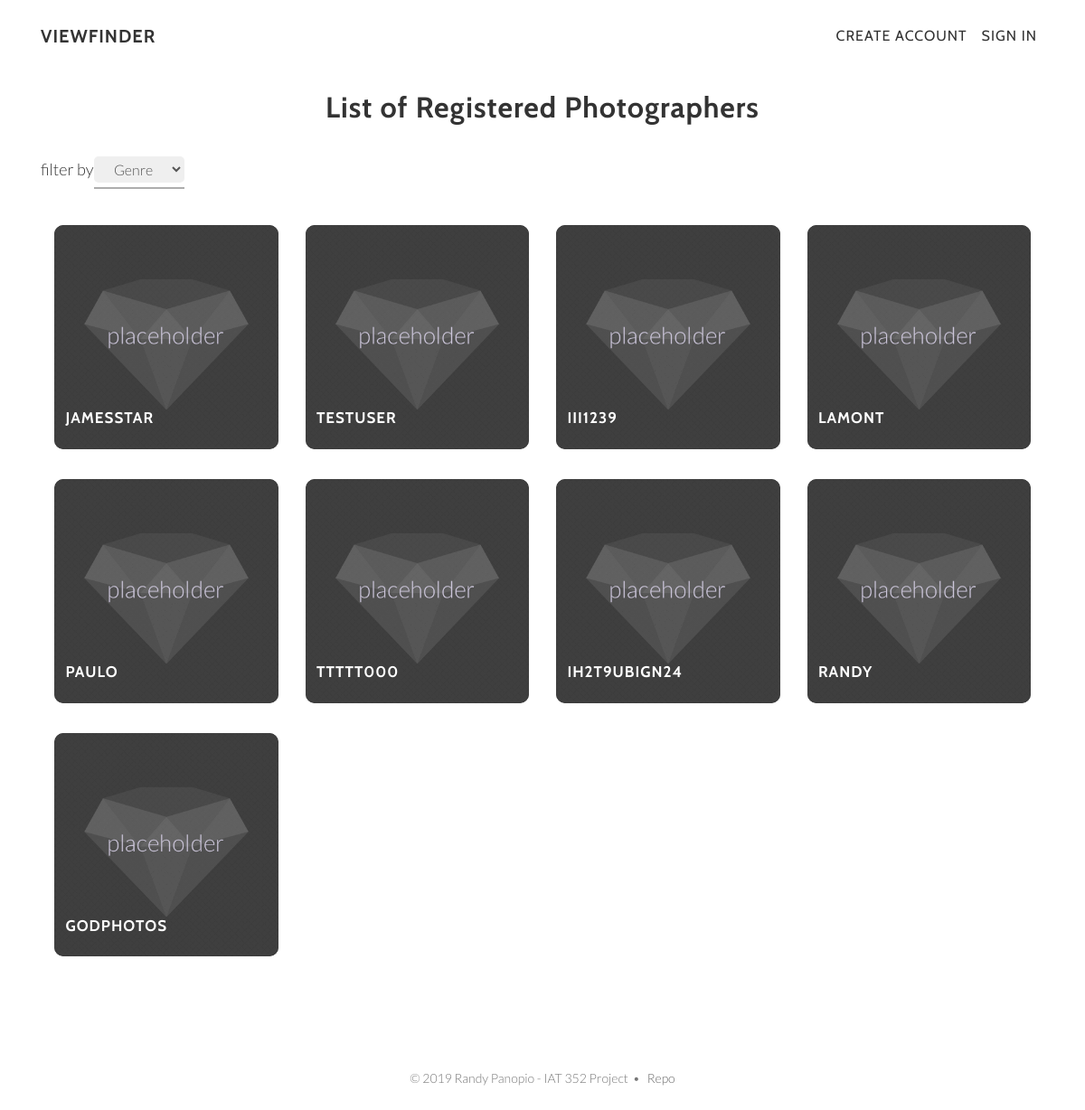
The app's page /photographer_members.php with its own data.
### tables this page shows
CREATE TABLE IF NOT EXISTS `photographers` (
  `id` int(6) UNSIGNED NOT NULL AUTO_INCREMENT,
  `username` varchar(30) NOT NULL,
  `email` varchar(30) NOT NULL,
  `password` varchar(255) DEFAULT NULL,
  `name` varchar(50) DEFAULT NULL,
  `genre` varchar(50) DEFAULT NULL,
  `bio` varchar(255) DEFAULT NULL,
  PRIMARY KEY (`id`)
);

### photographer_members.php (the view, shortened to what this page needs)
<?php require("directives/header.php");
require("directives/nav_bar.php");
require("directives/database_info.php");?>
<div id="content-container">
<section id="contact" class="contact-section content-section text-center">
  <div class="container">
    <div class="col-lg-12 mx-auto">
      <h2>List of Registered Photographers</h2>
      <div class="row">
        <p>filter by </p>
        <form>
          <div class=" filter-dropdown">
            <div class="input-wrap validate-input">
              <select onchange="this.form.submit()" class="dropdown" name="genre">
                <option value="" disabled selected>Genre</option>
              </select>
            </div>
          </div>
        </form>
      </div>
      <div class="row">
        <?php
        if(isset($_GET["genre"])){
          $genre=$_GET["genre"];
          if($genre == "All" || $genre == "") {
            $query = "SELECT * FROM `photographers` ORDER BY `photographers`.`id` ASC";
          } else {
            $query = "SELECT * FROM photographers WHERE genre LIKE '%{$genre}%'";
          }
          $result = $db->query($query);
          if ($result = $db->query($query)) {
            while ($user = $result->fetch_assoc()) {
                echo "<div class=\"col-md-3 content-row\">
                  <div class=\"hovereffect\">
                    <a href=\"photographers_userinfo.php?id=".$user['id']."\">
                          <img class=\"img-responsive\" src=\"img/placeholder.png\" alt=\"img\">
                        </a>
                    <a href=\"photographers_userinfo.php?id=".$user['id']."\">
                      <div class=\"overlay\">
                        <h2>".$user['username']."</h2>
                      </div>
                    </a>
                  </div>
                </div>";
            }
            if(mysqli_num_rows($result) == 0) {
              echo "<div class=\"col-md-3 content-row\">
                <h3>no users exist</h3>
              </div>";
            }
            $result->free();
            $db->close();
            } else {
              echo "<div class=\"col-md-3 content-row\">
                <h3>no users exist</h3>
              </div>";
            }
        } else {
          $query = "SELECT * FROM `photographers` ORDER BY `photographers`.`id` ASC";
            if ($result = $db->query($query)) {
                while ($user = $result->fetch_assoc()) {
                    echo "<div class=\"col-md-3 content-row\">
                      <div class=\"hovereffect\">
                        <a href=\"photographers_userinfo.php?id=".$user['id']."\">
                              <img class=\"img-responsive\" src=\"img/placeholder.png\" alt=\"img\">
                            </a>
                        <a href=\"photographers_userinfo.php?id=".$user['id']."\">
                          <div class=\"overlay\">
                            <h2>".$user['username']."</h2>
                          </div>
                        </a>
                      </div>
                    </div>";
                }
            } else {
              echo "<div class=\"col-md-3 content-row\">
                <h3>no users exist</h3>
              </div>";
            }
        }
        ?>
      </div>
    </div>
  </div>
</section>
</div>
<?php require("directives/footer.php"); ?>

### styles/css/main.css (style rules this page uses)
.filter-dropdown { float:right;width:100px }
.dropdown { font-family:'Lato';font-weight:300;width:100%;border-radius:5px;padding:3px;margin-bottom:5px;border-color:transparent;text-align-last:center;text-align:center;-ms-text-align-last:center;-moz-text-align-last:center;color:#555555 }
.dropdown option { padding:5px }
body { font-family:'Lato';font-weight:300;width:100%;height:100%;color:#333333;background-color:white }
img { max-width:100%;width:100%;border-radius:10px }
h1,h2,h3,h4,h5,h6 { font-family:'Cabin', sans-serif;font-weight:700;margin:0 0 35px;letter-spacing:1px }
p { font-size:16px;line-height:1.5;margin:0 0 25px }
.hovereffect { width:100%;height:100%;float:left;overflow:hidden;position:relative;text-align:center;cursor:default;background-color:#333333;border-radius:10px }
.hovereffect .overlay { position:absolute;overflow:hidden;width:90%;height:100%;left:5%;top:5% }
.overlay h2 { margin-bottom:15px !important }
.hovereffect img { display:block;position:relative;-webkit-transition:all 0.35s;transition:all 0.35s }
.hovereffect h2 { position:absolute;bottom:0;left:0;text-transform:uppercase;color:#fff;font-size:17px;overflow:hidden;padding:0.5em 0;background-color:transparent;filter:alpha(opacity=0);-webkit-transition:opacity 0.35s, -webkit-transform 0.35s;transition:opacity 0.35s, transform 0.35s;-webkit-transform:translate3d(0, -35%, 0);transform:translate3d(0, -35%, 0) }
.content-row { margin-bottom:3% }
@media (min-width: 768px) { p { font-size:18px;line-height:1.6;margin:0 0 35px } }
a { -webkit-transition:all 0.2s ease-in-out;-moz-transition:all 0.2s ease-in-out;transition:all 0.2s ease-in-out;color:#952d49 }
.content-section { padding-top:20px;padding-bottom:20px }
#content-container { margin-top:80px }
.input-wrap { width:100%;position:relative;border-bottom:2px solid #adadad;margin-bottom:40px }

### records on screen
photographers: username "JAMESSTAR"
photographers: username "TESTUSER"
photographers: username "III1239"
photographers: username "LAMONT"
photographers: username "PAULO"
photographers: username "TTTTT000"
photographers: username "IH2T9UBIGN24"
photographers: username "RANDY"
photographers: username "GODPHOTOS"
